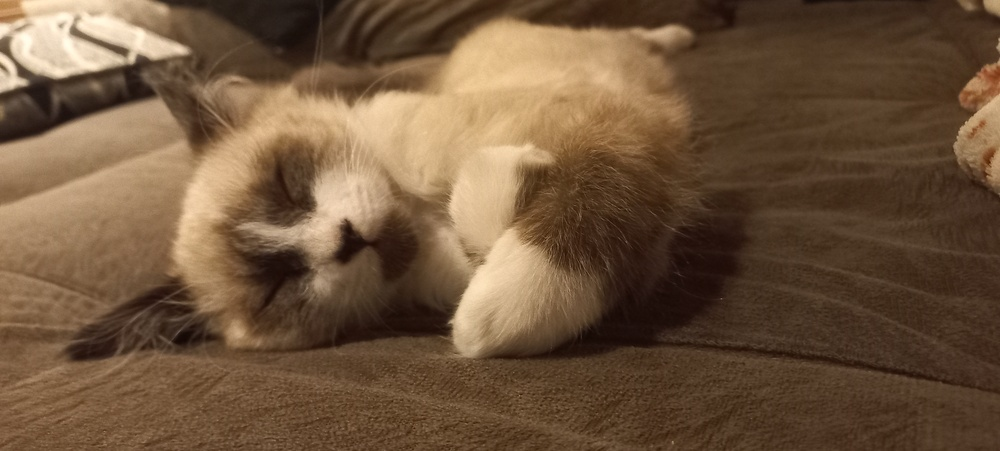
#> input picture suri.jpg, 1000 x 451 px, shrunk from 4624 x 2084 before the run
$ python dom_freq.py
#> lines starting #> are read from the running program, lines starting #| are printed output that depends on the picture; pictures that were not available may be replaced by others from this repository, and a replacement may not be noted
import numpy as np
import matplotlib
import matplotlib.pyplot as plt
from PIL import Image

def calculate_bispectrum_2d(block):
    """
    Calcula e retorna a magnitude do Biespectro 4D simplificado (visualizado em 2D)
    para um bloco de imagem.

    A complexidade do Biespectro 4D (B(w1, w2, w3, w4)) é simplificada aqui
    para fins conceituais e de visualização, focando no princípio de correlação.
    """

    # 1. Transformada de Fourier 2D (Y)
    Y = np.fft.fft2(block)

    # Mover o componente de frequência zero (DC) para o centro para simplificar a indexação
    Y_shift = np.fft.fftshift(Y)
    rows, cols = Y_shift.shape

    # A Bicoerência é uma matriz 4D. Para visualização, fixamos as frequências w2.
    # Vamos criar uma matriz 2D que representa o biespectro em B(wx1, wy1)

    # Definição do Biespectro 4D:
    # B(wx1, wy1, wx2, wy2) = Y(wx1, wy1) * Y(wx2, wy2) * Y*(wx1 + wx2, wy1 + wy2)

    # Seleção de uma frequência de referência fixa (ex: a baixa frequência central, excluindo DC)
    # Na prática, isso seria varrido, mas aqui é fixado para simplificar para 2D.
    # Exemplo: um ponto ligeiramente fora do centro (baixa frequência próxima)
    w_ref_x, w_ref_y = rows // 2 + 1, cols // 2 + 1

    # Frequências de referência fixas (Y_ref = Y(wx2, wy2))
    Y_ref = Y_shift[w_ref_x, w_ref_y]

    # Biespectro Simplificado 2D (para visualização no plano w1):
    # B_2D(wx1, wy1) = Y(wx1, wy1) * Y_ref * Y*(wx1 + w_ref_x - center, wy1 + w_ref_y - center)

    # Esta é a parte mais complexa: o terceiro termo Y*(w1+w2) exige indexação cuidadosa.
    # Para fins de demonstração, criaremos uma matriz de Biespectro 2D:

    B_2D = np.zeros_like(Y_shift, dtype=complex)

    # Iterar sobre as frequências (wx1, wy1)
    for wx1 in range(rows):
        for wy1 in range(cols):

            # Calcular a posição do termo de soma (wx1+wx2, wy1+wy2) no array Y_shift
            # Deve-se levar em conta a mudança de índice (shift)
            wx_sum = wx1 + (w_ref_x - rows // 2)
            wy_sum = wy1 + (w_ref_y - cols // 2)

            # Tratar o wraparound (índices fora do limite)
            if (0 <= wx_sum < rows) and (0 <= wy_sum < cols):

                Y_w1 = Y_shift[wx1, wy1]
                Y_conj_sum = np.conj(Y_shift[wx_sum, wy_sum])

                # Biespectro (sem normalização para Bicoerência)
                # B(w1, w2) = Y(w1) * Y(w2) * Y*(w1 + w2)
                B_2D[wx1, wy1] = Y_w1 * Y_ref * Y_conj_sum

    # Retorna a Magnitude do Biespectro 2D (Simplificado)
    return np.abs(B_2D)

# --- Demonstração ---

# 1. Carregar a imagem
img = Image.open('suri.jpg').convert('L')  # Converter para escala de cinza
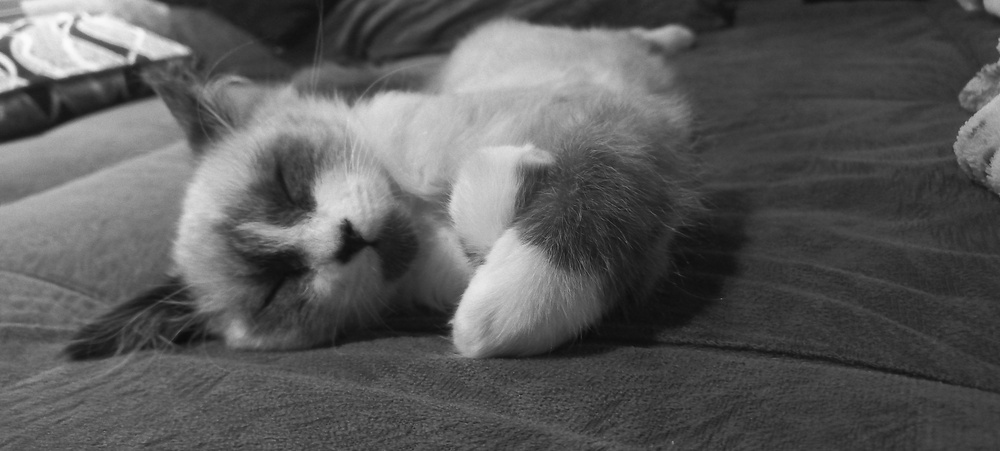
#> img: PIL image 1000x451 L; min 10, max 252, mean 90.3
natural_block = np.array(img)

# 2. Usar uma imagem adulterada
altered_img = Image.open('suri_alterado.jpg').convert('L')
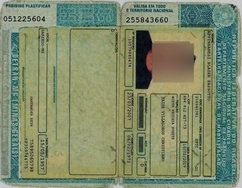
#> input picture compressed.jpg, 242 x 188 px, shrunk from 1121 x 868 before the run, given in place of suri_alterado.jpg, which was not available
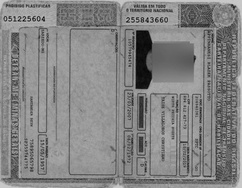
#> altered_img: PIL image 242x188 L; min 3, max 205, mean 132.6
forged_block = np.array(altered_img).astype(float)

# Garantir que os valores permaneçam no intervalo 0-255
forged_block = np.clip(forged_block, 0, 255)

# 3. Cálculo do Biespectro
B_natural = calculate_bispectrum_2d(natural_block)
B_forged = calculate_bispectrum_2d(forged_block)
#> in calculate_bispectrum_2d (call 2), `return np.abs(B_2D)`:
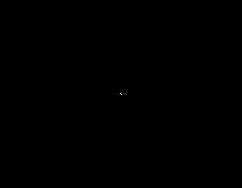
#> returned value: shape (188, 242) float64; min 0, max 2.03e+16, mean 2.76e+12; drawn with min black and max white

# 4. Visualização dos Resultados
fig, axes = plt.subplots(2, 2, figsize=(12, 12))

# Imagens
axes[0, 0].imshow(natural_block, cmap='gray')
axes[0, 0].set_title('Bloco Natural')
axes[0, 0].axis('off')

axes[0, 1].imshow(forged_block, cmap='gray')
axes[0, 1].set_title('Bloco Adulterado (Não-Linearidade)')
axes[0, 1].axis('off')

# Biespectro (Magnitude)
# Usar log para visualização, pois os valores variam muito
B_natural_log = np.log(B_natural + 1e-6) # Adiciona epsilon para evitar log(0)
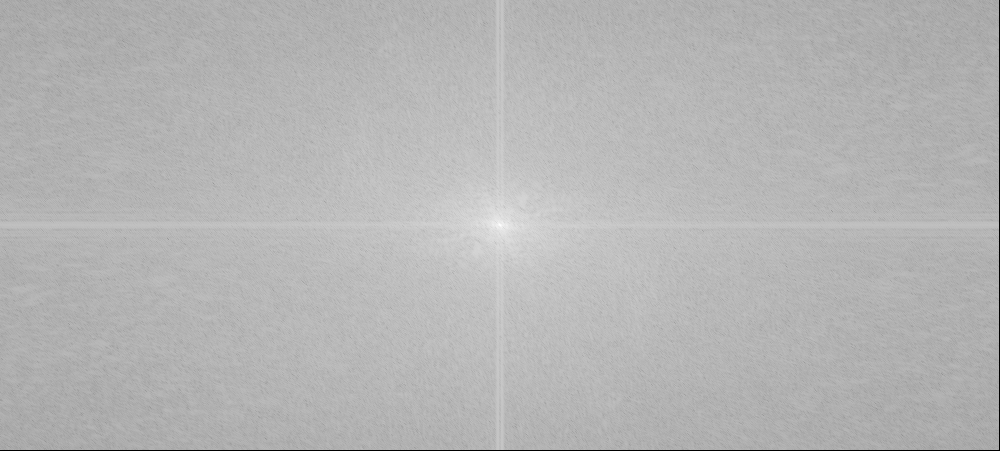
#> B_natural_log: shape (451, 1000) float64; min -13.82, max 47.68, mean 29.9; drawn with min black and max white
B_forged_log = np.log(B_forged + 1e-6)
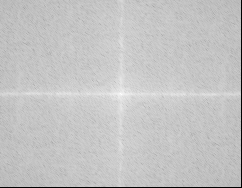
#> B_forged_log: shape (188, 242) float64; min -13.82, max 37.55, mean 25.8; drawn with min black and max white

axes[1, 0].imshow(B_natural_log, cmap='jet')
axes[1, 0].set_title(f'Magnitude do Biespectro (Natural)\n Média: {np.mean(B_natural):.2f}')
axes[1, 0].axis('off')

axes[1, 1].imshow(B_forged_log, cmap='jet')
axes[1, 1].set_title(f'Magnitude do Biespectro (Adulterado)\n Média: {np.mean(B_forged):.2f}')
axes[1, 1].axis('off')

plt.suptitle('Detecção Conceitual de Não-Linearidades (Falsificações) usando Biespectro')
plt.tight_layout(rect=[0, 0, 1, 0.95])

# Salva a figura se o backend atual for não-interativo (Agg), caso contrário mostra a janela
if matplotlib.get_backend().lower().startswith('agg'):
    out_fname = 'biespectro_demo.png'
    plt.savefig(out_fname, dpi=150, bbox_inches='tight')
    plt.close()
    print(f'Figura salva em: {out_fname}')
else:
    plt.show()
